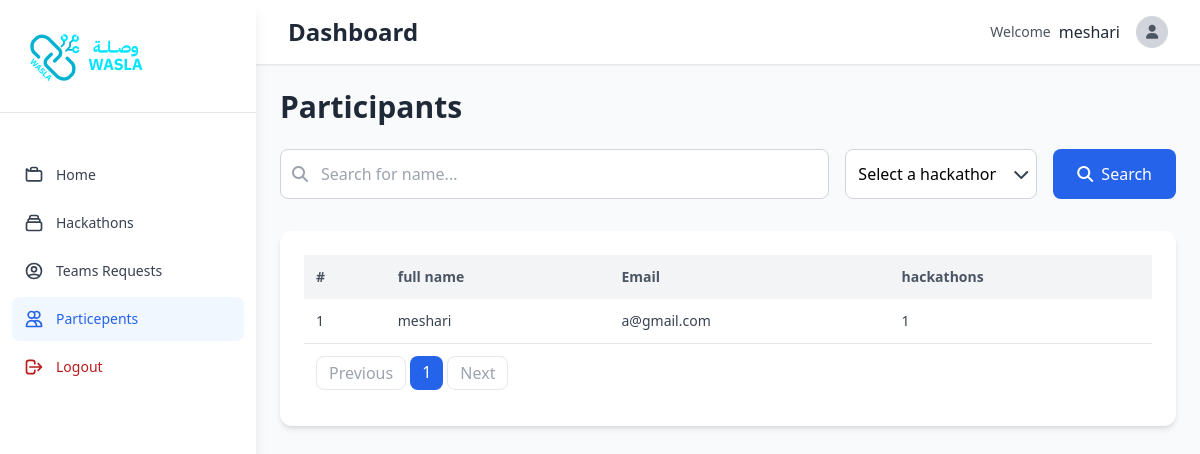
Page /dashboard/particepents/ (signed in) on the earlier database version.
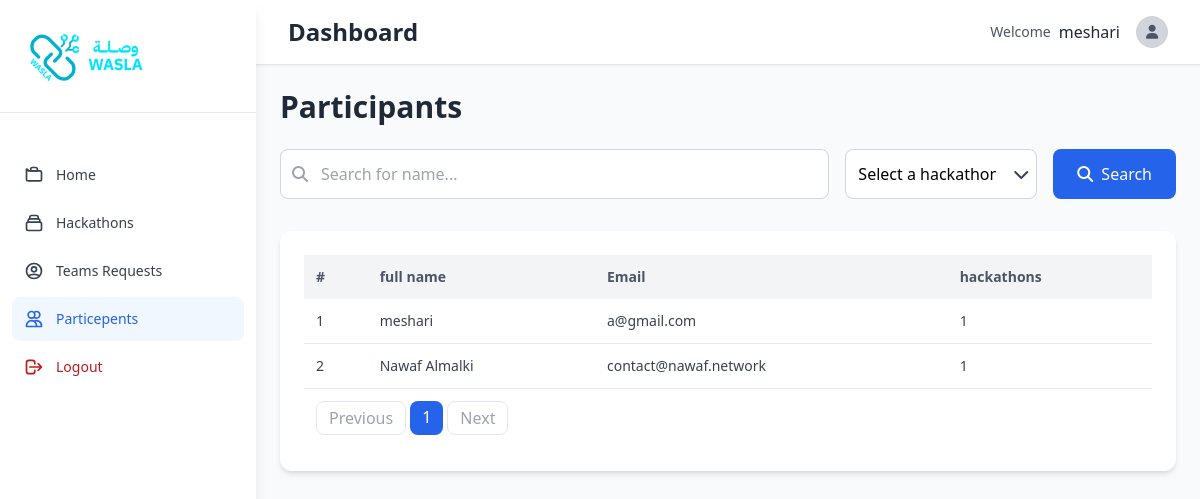
Same page on the later database version.
### dashboard/models.py (models this page shows, shortened)
class TeamMember(models.Model):
     member = models.ForeignKey(User, on_delete=models.CASCADE, related_name="team_member")
     team = models.ForeignKey(Team, on_delete=models.CASCADE, related_name="team_members")
     class Meta:
        unique_together = ('member', 'team')

### dashboard/views.py (the view)
# urls.py: path('particepents/', views.dashboard_particepents_view, name="dashboard_particepents_view"),
def dashboard_particepents_view(request:HttpRequest):
    if not request.user.is_authenticated or not request.user.user_profile.account_type == 'organization':
        return redirect("accounting:accounting_signin")
    hackathons = models.Hackathon.objects.filter(organization=request.user)
    members = models.TeamMember.objects.filter(team__hackathon__in=hackathons)\
                                       .select_related('team', 'member', 'team__hackathon').annotate(
            total_hackathons=Count('team__hackathon', distinct=True)
        )
    search_name = request.GET.get("search")
    hackathon_id = request.GET.get("hackathon")
    if search_name:
        members = members.filter(
        Q(member__first_name__contains=search_name) |
        Q(member__last_name__contains=search_name)
    )
    if hackathon_id and hackathon_id.isdigit():
        members = members.filter(team__hackathon__id=hackathon_id)
    paginator = Paginator(members, 10)
    page_number = request.GET.get('page')
    page_obj = paginator.get_page(page_number)
    return render(request, 'particepents.html',{
        "members": page_obj,
        "hackathons": hackathons,
        "selected_name": search_name or "",
        "selected_hackathon": int(hackathon_id) if hackathon_id and hackathon_id.isdigit() else None,
         })

### dashboard/templates/particepents.html (shortened to what the changed rows need)
{% extends 'base.html' %}
{% load static %}
{% block content %}
<div class=" mx-auto p-6">
                <h1 class="text-3xl font-bold text-gray-800 mb-6">Participants</h1>
                <div class="bg-white rounded-xl shadow-md p-6">
                <div class="overflow-x-auto">
                  <table class="w-full border-collapse">
                    <thead>
                      <tr class="bg-gray-100 text-left text-gray-600 text-sm">
                        <th class="p-3">#</th>
                        <th class="p-3">full name</th>
                        <th class="p-3">Email</th>
                        <th class="p-3">hackathons</th>
                      </tr>
                    </thead>
                    <tbody class="text-gray-700 text-sm">
                      {% for member in members %}
                      <tr class="border-b hover:bg-gray-50">
                        <td class="p-3 font-medium">{{forloop.counter}}</td>
                        <td class="p-3 font-medium">{{member.member.first_name}} {{member.member.last_name}}</td>
                        <td class="p-3 font-medium">{{member.member.email}}</td>
                        <td class="p-3 font-medium">
                          {{member.total_hackathons}}
                        </td>
                      </tr>
                            {% endfor %}
                    </tbody>
                  </table>
                </div>
                <div class="flex space-x-1 m-3">
                  {% if members.has_previous %}
                  <a href="?page={{ members.previous_page_number }}" class="px-3 py-1 rounded-lg border border-gray-200 text-gray-600 hover:bg-gray-50">Previous</a>
                  {% else %}
                  <span class="px-3 py-1 rounded-lg border border-gray-200 text-gray-400 cursor-not-allowed">Previous</span>
                  {% endif %}
                  {% for page_num in members.paginator.page_range %}
                  {% if members.number == page_num %}
                      <span class="px-3 py-1 rounded-lg bg-blue-600 text-white">{{ page_num }}</span>
                  {% else %}
                      <a href="?page={{ page_num }}" class="px-3 py-1 rounded-lg border border-gray-200 text-gray-600 hover:bg-gray-50">{{ page_num }}</a>
                  {% endif %}
                  {% endfor %}
                  {% if members.has_next %}
                  <a href="?page={{ members.next_page_number }}" class="px-3 py-1 rounded-lg border border-gray-200 text-gray-600 hover:bg-gray-50">Next</a>
                  {% else %}
                  <span class="px-3 py-1 rounded-lg border border-gray-200 text-gray-400 cursor-not-allowed">Next</span>
                  {% endif %}
              </div>
              </div>
              </div>
{% endblock %}

Differences in the rows shown:
added TeamMember: member.first_name "Nawaf", member.last_name "Almalki", member.email "contact@nawaf.network", total_hackathons "1"
